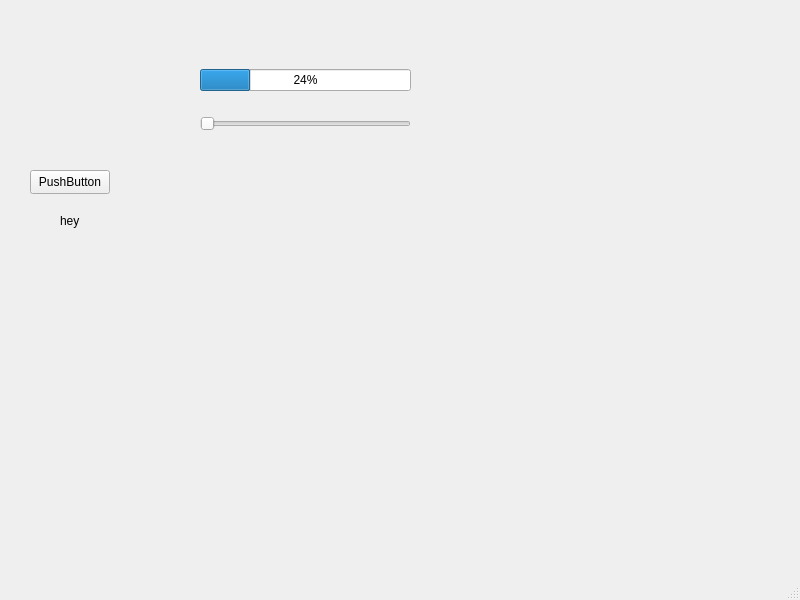
<?xml version="1.0" encoding="UTF-8"?>
<ui version="4.0">
 <class>MainWindow</class>
 <widget class="QMainWindow" name="MainWindow">
  <property name="geometry">
   <rect>
    <x>0</x>
    <y>0</y>
    <width>800</width>
    <height>600</height>
   </rect>
  </property>
  <property name="windowTitle">
   <string>MainWindow</string>
  </property>
  <widget class="QWidget" name="centralwidget">
   <widget class="QPushButton" name="pushButton">
    <property name="geometry">
     <rect>
      <x>30</x>
      <y>170</y>
      <width>80</width>
      <height>24</height>
     </rect>
    </property>
    <property name="text">
     <string>PushButton</string>
    </property>
   </widget>
   <widget class="QLabel" name="label">
    <property name="geometry">
     <rect>
      <x>60</x>
      <y>200</y>
      <width>141</width>
      <height>41</height>
     </rect>
    </property>
    <property name="text">
     <string>hey</string>
    </property>
   </widget>
   <widget class="QWidget" name="">
    <property name="geometry">
     <rect>
      <x>200</x>
      <y>50</y>
      <width>211</width>
      <height>101</height>
     </rect>
    </property>
    <layout class="QVBoxLayout" name="verticalLayout">
     <item>
      <widget class="QProgressBar" name="progressBar">
       <property name="value">
        <number>24</number>
       </property>
      </widget>
     </item>
     <item>
      <widget class="QSlider" name="horizontalSlider">
       <property name="orientation">
        <enum>Qt::Horizontal</enum>
       </property>
      </widget>
     </item>
    </layout>
   </widget>
  </widget>
  <widget class="QMenuBar" name="menubar">
   <property name="geometry">
    <rect>
     <x>0</x>
     <y>0</y>
     <width>800</width>
     <height>21</height>
    </rect>
   </property>
  </widget>
  <widget class="QStatusBar" name="statusbar"/>
 </widget>
 <resources/>
 <connections/>
</ui>
